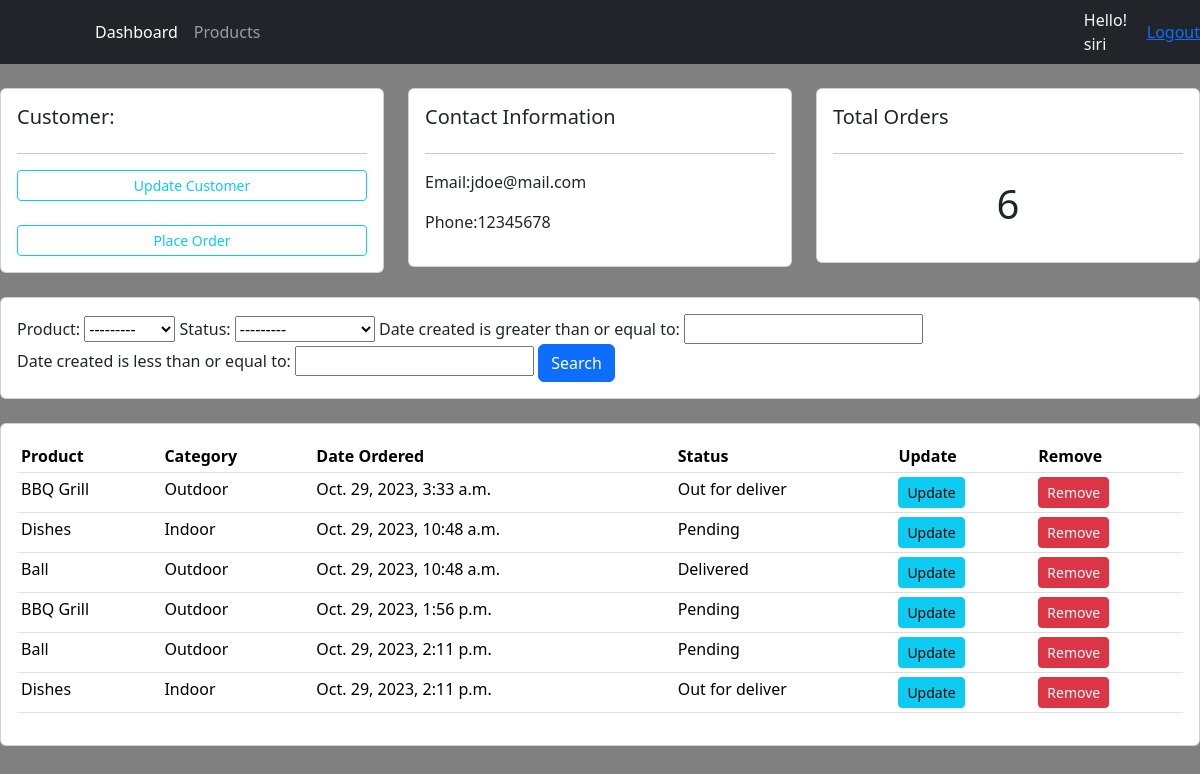
Page /customer/1 (signed in) on the committed database.
### accounts/models.py (models this page shows, shortened)
class Customer(models.Model):
    user = models.OneToOneField(
        User, null=True, blank=True, on_delete=models.CASCADE)
    name = models.CharField(max_length=200, null=True)
    phone = models.CharField(max_length=200, null=True)
    email = models.CharField(max_length=200, null=True)
    profile_pic = models.ImageField(
        default='Profile_Default.png', null=True, blank=True)
    date_created = models.DateTimeField(auto_now_add=True)

class Order(models.Model):
    STATUS = (
        ('Pending', 'Pending'),
        ('Out for deliver', 'Out for delivery'),
        ('Delivered', 'Delivered')
    )
    customer = models.ForeignKey(
        Customer, null=True, on_delete=models.SET_NULL)
    product = models.ForeignKey(Product, null=True, on_delete=models.SET_NULL)
    date_created = models.DateTimeField(auto_now_add=True)
    status = models.CharField(max_length=200, null=True, choices=STATUS)

class Product(models.Model):
    CATEGORY = (
        ('Indoor', 'Indoor'),
        ('Outdoor', 'Outdoor')
    )
    name = models.CharField(max_length=200, null=True)
    price = models.FloatField(null=True)
    category = models.CharField(max_length=200, null=True, choices=CATEGORY)
    description = models.CharField(max_length=200, null=True, blank=True)
    date_created = models.DateTimeField(auto_now_add=True)
    tags = models.ManyToManyField(Tag)
    def __str__(self):
        return self.name

### accounts/decorators.py (the view)
        def wrapper_func(request, *args, **kwargs):
            group = None
            if request.user.groups.exists():
                group = request.user.groups.all()[0].name
            if group in allowed_roles:
                return view_func(request, *args, **kwargs)
            else:
                return HttpResponse('You are not authorized to view this page.')

### accounts/views.py (called while the page is built)
@login_required(login_url='login')
@allowed_users(allowed_roles=['admin'])
def customer(request, pk_test):
    customer = Customer.objects.get(id=pk_test)
    orders = customer.order_set.all()
    orders_count = orders.count()
    myfilter = OrderFilter(request.GET, queryset=orders)
    orders = myfilter.qs
    context = {'customer': customer, 'orders': orders,
               'orders_count': orders_count, 'myfilter': myfilter}
    return render(request, 'accounts/customer.html', context)

### accounts/templates/accounts/customer.html
{% extends 'accounts/main.html' %} {% block content %}
<br />
<div class="row">
  <div class="col-md">
    <div class="card card-body">
      <h5>Customer:</h5>
      <hr />
      <a class="btn btn-outline-info btn-sm btn-block" href=""
        >Update Customer</a
      >
      <br />
      <a
        class="btn btn-outline-info btn-sm btn-block"
        href="{% url 'create_order' customer.id %}"
        >Place Order</a
      >
    </div>
  </div>
  <div class="col-md">
    <div class="card card-body">
      <h5>Contact Information</h5>
      <hr />
      <p>Email:{{customer.email}}</p>
      <p>Phone:{{customer.phone}}</p>
    </div>
  </div>
  <div class="col-md">
    <div class="card card-body">
      <h5>Total Orders</h5>
      <hr />
      <h1 style="text-align: center; padding: 10px">{{orders_count}}</h1>
    </div>
  </div>
</div>
<br />
<div class="row">
  <div class="col">
    <div class="card card-body">
      <form method="get">
        {{myfilter.form}}
        <button class="btn btn-primary" type="submit">Search</button>
      </form>
    </div>
  </div>
</div>
<br />
<div class="row">
  <div class="col-md">
    <div class="card card-body">
      <table class="table table-sm">
        <tr>
          <th>Product</th>
          <th>Category</th>
          <th>Date Ordered</th>
          <th>Status</th>
          <th>Update</th>
          <th>Remove</th>
        </tr>
        {% for order in orders %}
        <tr>
          <td>{{order.product}}</td>
          <td>{{order.product.category}}</td>
          <td>{{order.date_created}}</td>
          <td>{{order.status}}</td>
          <td>
            <a
              class="btn btn-sm btn-info"
              href="{% url 'update_order' order.id%}"
              >Update</a
            >
          </td>
          <td>
            <a
              class="btn btn-sm btn-danger"
              href="{% url 'delete_order' order.id%}"
              >Remove</a
            >
          </td>
        </tr>
        {% endfor %}
      </table>
    </div>
  </div>
</div>
{% endblock %}

### accounts/templates/accounts/navbar.html (shortened to what this page needs)
{% load static %}
<nav class="navbar navbar-expand-lg navbar-dark bg-dark">
  <div class="container-fluid">
    <div class="collapse navbar-collapse" id="navbarNav">
      <ul class="navbar-nav">
        {% if request.user.is_staff %}
        <li class="nav-item">
          <a class="nav-link active" aria-current="page" href="{% url 'home' %}"
            >Dashboard</a
          >
        </li>
        <li class="nav-item">
          <a class="nav-link" href="{% url 'products' %}">Products</a>
        </li>
        {% else %}
        <li class="nav-item">
          <a class="nav-link" href="{% url 'account' %}">Settings</a>
        </li>
        {% endif %}
      </ul>
    </div>
  </div>
  <span class="text-light">Hello! {{request.user}} </span>
  <span><a href="{% url 'logout' %}">Logout</a></span>
</nav>

### accounts/static/css/main.css (style rules this page uses)
body { background-color: grey; }

### rows in the picture
Customer: email "jdoe@mail.com", phone "12345678"
Order: product "BBQ Grill", product.category "Outdoor", date_created "Oct. 29, 2023, 3:33 a.m.", status "Out for deliver"
Order: product "Dishes", product.category "Indoor", date_created "Oct. 29, 2023, 10:48 a.m.", status "Pending"
Order: product "Ball", product.category "Outdoor", date_created "Oct. 29, 2023, 10:48 a.m.", status "Delivered"
Order: product "BBQ Grill", product.category "Outdoor", date_created "Oct. 29, 2023, 1:56 p.m.", status "Pending"
Order: product "Ball", product.category "Outdoor", date_created "Oct. 29, 2023, 2:11 p.m.", status "Pending"
Order: product "Dishes", product.category "Indoor", date_created "Oct. 29, 2023, 2:11 p.m.", status "Out for deliver"

### other values in the picture
{{ request.user }} "siri"
{{ orders_count }} "6"
